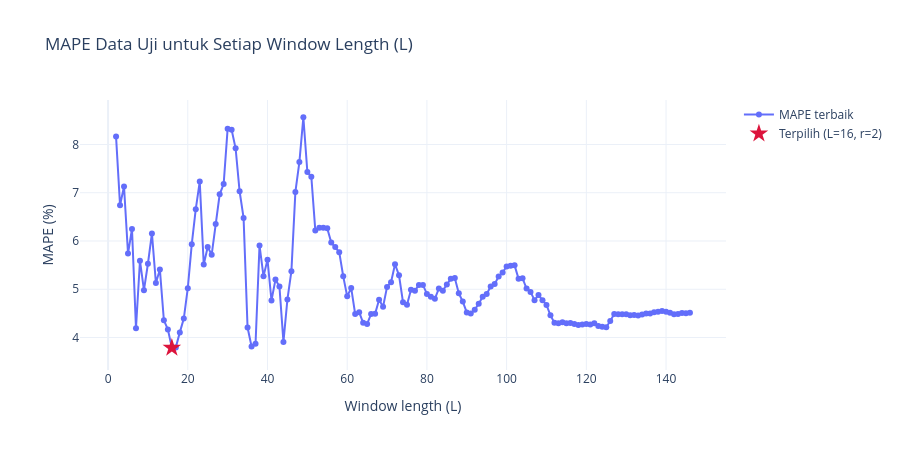

This figure's notebook cell:
### Code cell
fig = go.Figure()
fig.add_scatter(x=per_L['L'], y=per_L['MAPE (%)'], mode='lines+markers', name='MAPE terbaik',
                customdata=per_L[['r', 'MAE']],
                hovertemplate='L = %{x}<br>r = %{customdata[0]}<br>MAPE = %{y:.4f}%<br>MAE = %{customdata[1]:.4f}<extra></extra>')
fig.add_scatter(x=[L], y=[terbaik['MAPE (%)']], mode='markers', name=f'Terpilih (L={L}, r={r})',
                marker=dict(size=14, symbol='star', color='crimson'))
fig.update_layout(title='MAPE Data Uji untuk Setiap Window Length (L)', xaxis_title='Window length (L)',
                  yaxis_title='MAPE (%)', height=450)
fig.show()

### Figure 1 — Plotly figure (JSON) as saved in the notebook; plotly's stock layout.template omitted (floating-point values rounded to 4 significant figures; data arrays with more than 128 entries replaced by an {"elided": "..."} marker saying what was removed)
{"data": [{"customdata": {"elided": "145x2 float values"}, "hovertemplate": "L = %{x}<br>r = %{customdata[0]}<br>MAPE = %{y:.4f}%<br>MAE = %{customdata[1]:.4f}<extra></extra>", "mode": "lines+markers", "name": "MAPE terbaik", "type": "scatter", "x": {"elided": "145 int values"}, "y": {"elided": "145 float values"}}, {"marker": {"color": "crimson", "size": 14, "symbol": "star"}, "mode": "markers", "name": "Terpilih (L=16, r=2)", "type": "scatter", "x": [16], "y": [3.788]}], "layout": {"height": 450, "title": {"text": "MAPE Data Uji untuk Setiap Window Length (L)"}, "xaxis": {"title": {"text": "Window length (L)"}}, "yaxis": {"title": {"text": "MAPE (%)"}}}}
